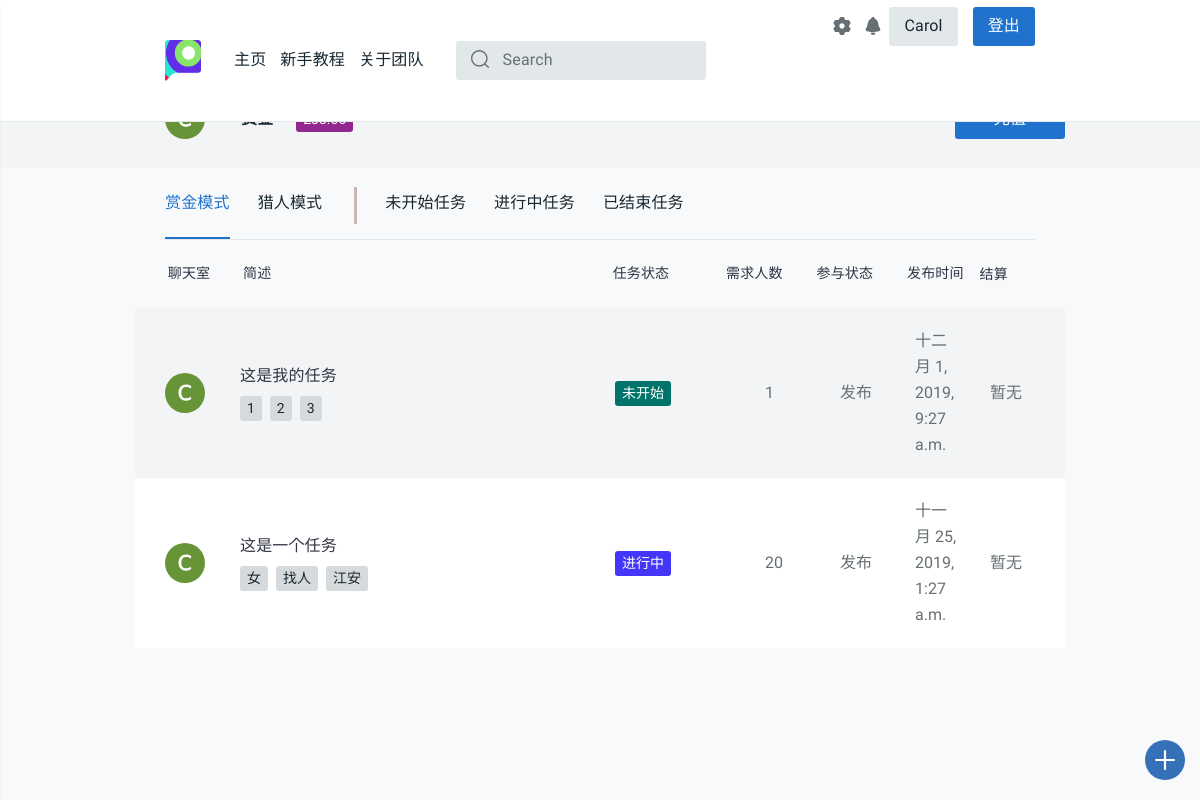
/profile/ (signed in), run on an earlier commit of the app's database.
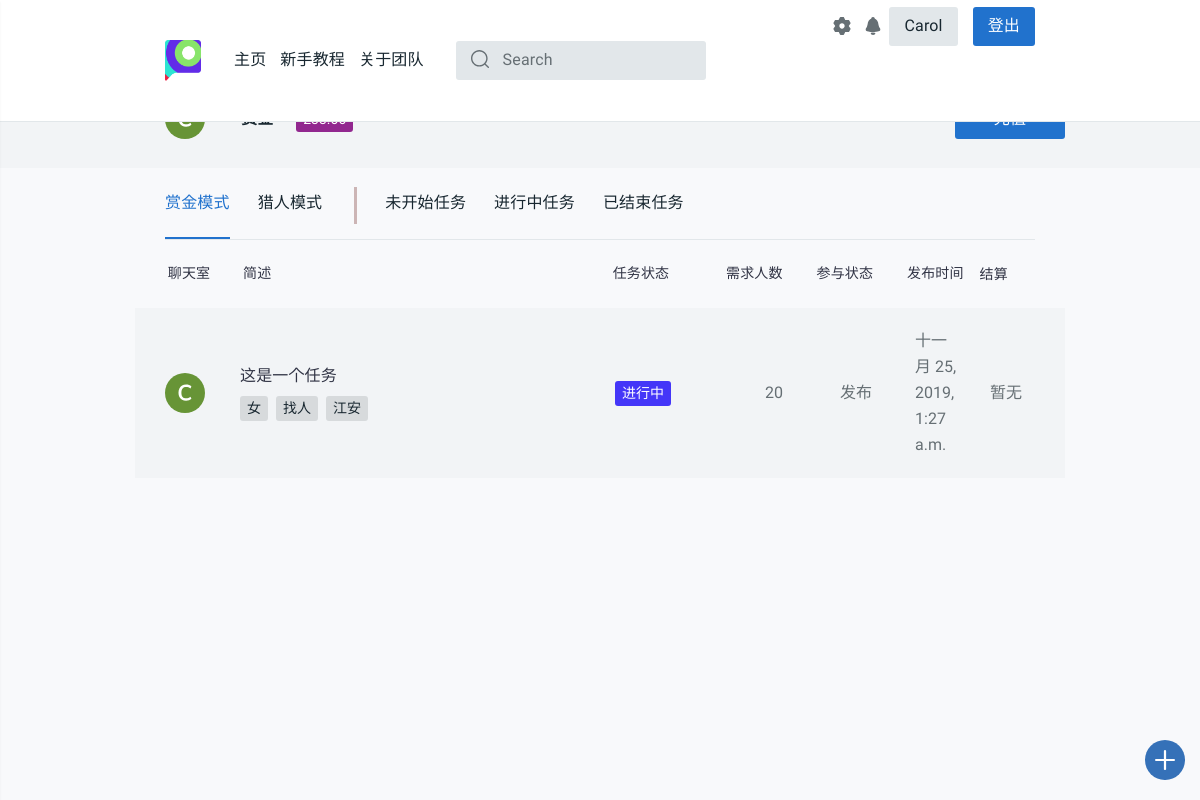
And on a later commit of the database.
### task_platform/models.py (models this page shows, shortened)
class Task(models.Model):
    state = (('未开始', 'waitting'), ('进行中', 'processing'), ('中止', 'abort'),
             ('撤销', 'revoke'), ('超时', 'timeout'), ('完成', 'completed'))
    publisher = models.CharField(max_length=128)
    pub_time = models.DateTimeField(auto_now_add=True)
    begin_time = models.DateTimeField(null=True, blank=True)
    end_time = models.DateTimeField(null=True, blank=True)
    people_needed = models.IntegerField(default=1)
    people_now = models.IntegerField(default=0)
    expected_time_consuming = models.DecimalField(
        max_digits=12, decimal_places=1, default=0.0)
    task_description = models.CharField(max_length=50, default="None")
    task_detail = RichTextUploadingField(default='None')
    task_state = models.CharField(max_length=32, choices=state, default='未开始')
    task_class = models.CharField(max_length=48, default='赏金模式')
    class Meta:
        ordering = ['pub_time']
        verbose_name = '任务'
        verbose_name_plural = '任务'

class Task_tags(models.Model):
    sig_tag = models.CharField(max_length=20, default="None")
    task_id = models.IntegerField(default="0")
    def __str__(self):
        return self.sig_tag
    class Meta:
        verbose_name = "任务标签"
        verbose_name_plural = "任务标签"

### task_platform/views.py (the view, shortened to what this page needs)
# urls.py: path('profile/', views.profile, name='profile'),
def profile(request):
    username = request.session.get('user_name', None)
    if not username:
        return redirect('/login/')
    notice_room = '/chatroom/{}'.format(get_notice_room_id(username))
    notice_num = chatinfo_num(username)
    user = User.objects.get(name=username)
    student_id = user.stu_id
    phone = user.phone
    dept = user.dept
    if user.dept == 'None':
        dept = '暂无信息'
    money = user.money
    task_list_list = []
    if username:
        user = User.objects.get(name=username)
        student_id = user.stu_id
        phone = user.phone
        dept = user.dept
        if user.dept == 'None':
            dept = '暂无信息'
    stcolor_finder = {
        '未开始': '9', '进行中': '2',
        '中止': '3', '撤销': '3',
        '超时': '6', '完成': '4',
        '赏金模式': '5', '猎人模式': '7'
    }
    rec_task_id_list = Task_receive.objects.filter(username=username).values_list('task_id')
    latest_task_list = Task.objects.filter(
        Q(publisher=username) | Q(id__in=rec_task_id_list)
    ).order_by('-pub_time')
    tab_class = [
        ("task_class='赏金模式'", "_task.task_state"),
        ("task_class='猎人模式'", "_task.task_state"),
        ("task_state='未开始'", "_task.task_class"),
        ("task_state='进行中'", "_task.task_class"),
        ("Q(task_state='撤销')|Q(task_state='中止')|Q(task_state='超时')|Q(task_state='完成')",
        "_task.task_class")
    ]
    def calc_settlement(task, username):
        _settlement = '暂无'
        rec_task_list = Task_receive.objects.filter(task_id=task.id)
        if task.publisher == username:
            if task.task_class == '赏金模式':
                tot_money = 0
                for rec in rec_task_list:
                    if rec.is_abort:
                        tot_money -= float(rec.done_money) * (2 + settings.PERCENTAGE)
                    else:
                        tot_money += float(rec.done_money) * (1 + settings.PERCENTAGE)
                if task.task_state == '完成':
                    _settlement = -tot_money
                elif task.task_state in ['中止', '超时']:
                    _settlement = -tot_money
                elif task.task_state == '撤销':
                    _settlement = -settings.DEPOSIT
                    for rec in rec_task_list:
                        if not rec.is_abort:
                            tot_money -= float(rec.done_money) * (1 + settings.PERCENTAGE)
                    _settlement -= tot_money
            else:
                if task.task_state == '完成':
                    _settlement = -float(rec_task_list.first().done_money) * (1 - settings.PERCENTAGE)
                elif task.task_state in ['中止', '超时']:
                    _settlement = -settings.DEPOSIT
        if type(_settlement) == str:
            return _settlement
        if _settlement >= 0:
            return '+{}'.format(_settlement)
        else:
            return str(_settlement)
    for idx in range(5):
        tag_list = []
        for _task in eval('latest_task_list.filter({})'.format(tab_class[idx][0])):
            _color = 'tt-color0{} tt-badge'.format(stcolor_finder[eval(tab_class[idx][1])])
            _settlement = calc_settlement(_task, username)
            _room_id = get_room_id(_task)
            tag_list.append(
                (_task, _color, _settlement, _room_id,
                Task_tags.objects.filter(task_id=_task.id).order_by('sig_tag'))
            )
        task_list_list.append(tag_list)
    tag_list_1, tag_list_2, tag_list_3, tag_list_4, tag_list_5 = (
        task_list_list[0], task_list_list[1], task_list_list[2],
        task_list_list[3], task_list_list[4]
    )
    if request.method == 'POST' and 'settings' in request.POST:
        self_settings(request)
    return render(request, 'task_platform/profile.html', locals())

### task_platform/views.py (called while the page is built)
@csrf_exempt
def get_room_id(task):
    md5 = hashlib.md5()
    md5.update('{}{}'.format(task.id, task.publisher).encode())
    return md5.hexdigest()

@csrf_exempt
def get_notice_room_id(username):
    md5 = hashlib.md5()
    md5.update(username.encode())
    return md5.hexdigest()

def chatinfo_num(username):
    chatnum = ChatVision.objects.filter(username=username, has_seen=False).count()
    return chatnum

### task_platform/templates/task_platform/profile.html (shortened to what the changed rows need)
{% extends 'task_platform/base.html'%}
{% load staticfiles %}
{% block content %}
<head>
  <link rel="stylesheet" href="{% static 'css/style.css' %}">
  <link href="{% static 'css/profile.css' %}" rel="stylesheet">
</head>
<main id="tt-pageContent" class="tt-offset-small">
  <div class="container">
    <div class="tt-tab-wrapper">
      <div class="tab-content">
        <div class="tab-pane tt-indent-none show active" id="tt-tab-01" role="tabpanel">
          <div class="tt-topic-list">
            {% if tag_list_1 %}
            {% for task, color, settlement, room_id, tags in tag_list_1 %}
              <div class="tt-item">
                <div class="tt-col-avatar">
                  <a href="/chatroom/{{ room_id }}">
                  <svg class="tt-icon">
                    <use xlink:href="#icon-ava-c"></use>
                  </svg>
                  </a>
                </div>
                <div class="tt-col-description">
                  <h6 class="tt-title"><a href="{% url 'detail' task.id %}">
                      {{ task.task_description }}
                    </a></h6>
                  <div class="row align-items-center no-gutters">
                    <div class="col-11">
                      <ul class="tt-list-badge">
                        {% for tag in tags %}
                        <li><a><span class="tt-badge">{{ tag }}</span></a></li>
                        {% endfor%}
                      </ul>
                    </div>
                  </div>
                </div>
                <div class="tt-col-category"><span class="{{ color }}">{{ task.task_state }}</span></div>
                <div class="tt-col-value hide-mobile">{{ task.people_needed }}</div>
                <div class="tt-col-value   hide-mobile">
                  {% if task.publisher == username %}
                  发布
                  {% else %}
                  接收
                  {% endif %}
                </div>
                <div class="tt-col-value hide-mobile">{{ task.pub_time }}</div>
                <div class="tt-col-value hide-mobile">{{ settlement }}</div>
              </div>
            {% endfor %}
            {% else %}
            <p>暂无任务</p>
            {% endif %}
          </div>
        </div>
      </div>
    </div>
  </div>
</main>
{% endblock %}

What changed in the data, as far as the page shows it:
removed Task: task_description "这是我的任务", task_state "未开始", people_needed "1", publisher "发布", pub_time "十二月 1, 2019, 9:27 a.m.", settlement "暂无"
removed Task_tags: sig_tag "1", shown under "这是我的任务"
removed Task_tags: sig_tag "2", shown under "这是我的任务"
removed Task_tags: sig_tag "3", shown under "这是我的任务"
